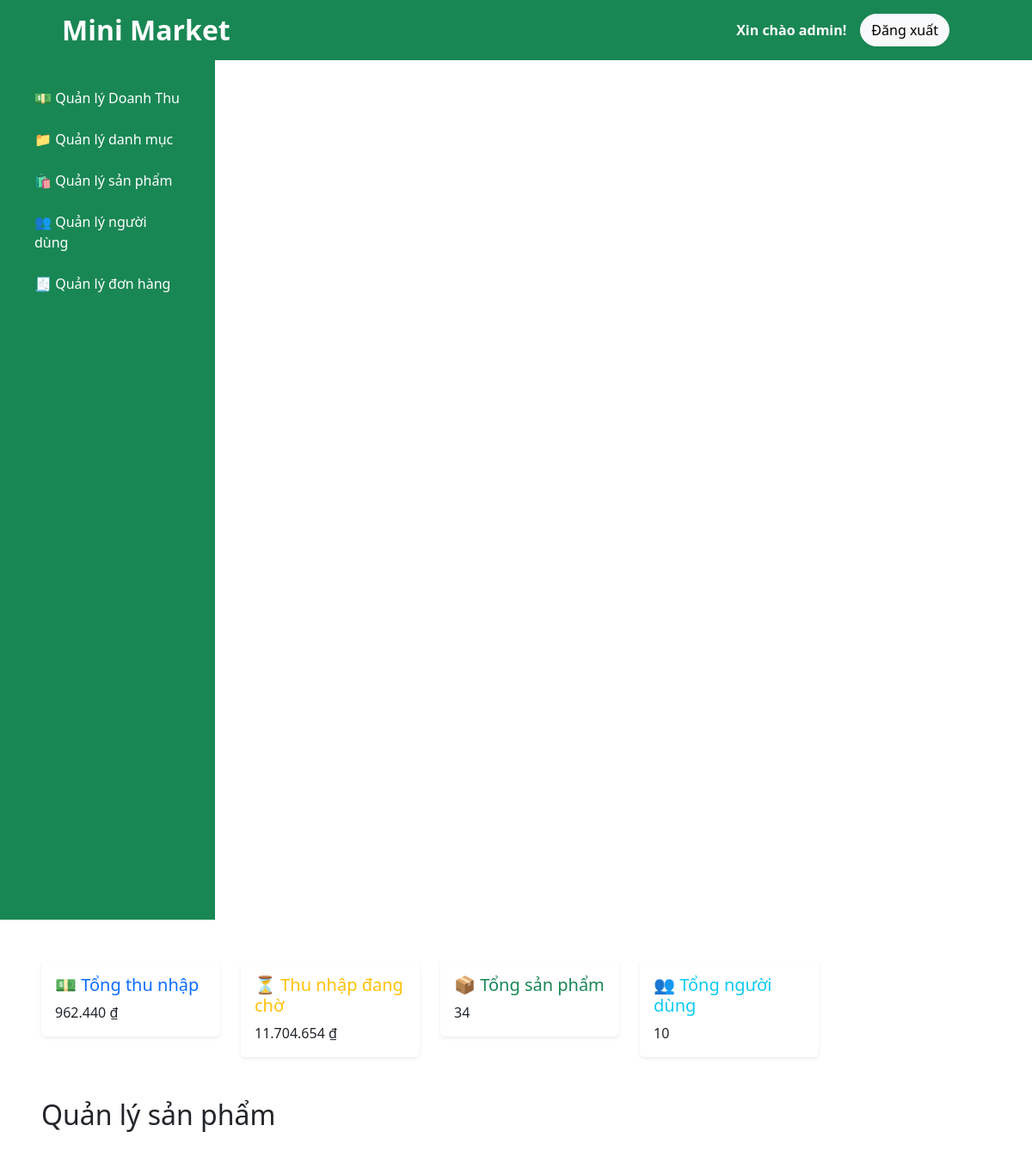
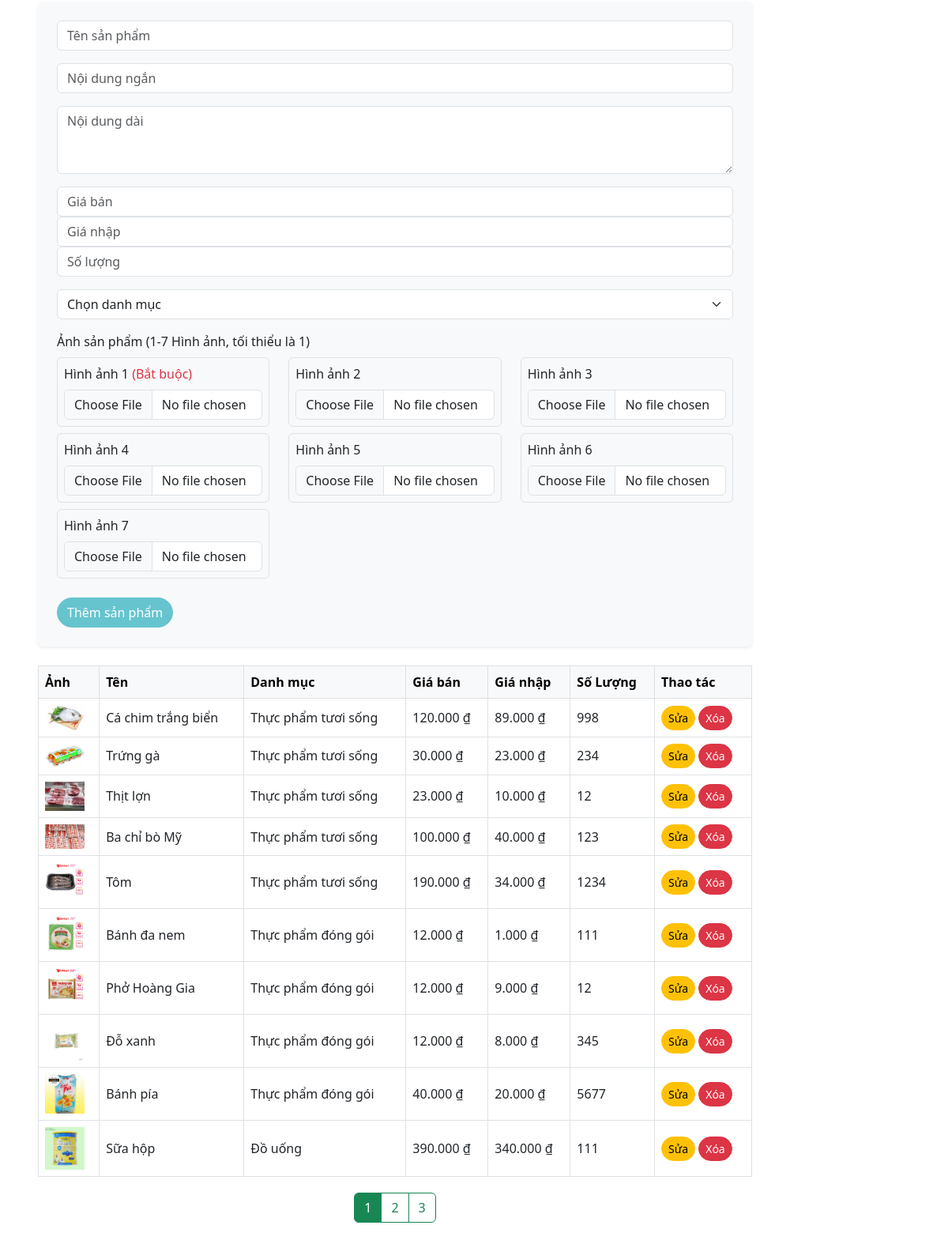
/pages/admin.php?section=products (signed in), run on the app's committed database (2 pictures, top to bottom).
### tables this page shows
CREATE TABLE `product` (
  `id_product` int(11) NOT NULL,
  `name` varchar(100) NOT NULL,
  `shortdesc` varchar(100) DEFAULT NULL,
  `longdesc` text DEFAULT NULL,
  `price` int(11) NOT NULL,
  `quantity` int(11) DEFAULT 0,
  `category_id` int(11) DEFAULT NULL,
  `image` varchar(100) DEFAULT 'assets/uploads/default.jpg',
  `created_at` timestamp NOT NULL DEFAULT current_timestamp(),
  `deleted_at` datetime DEFAULT NULL,
  `is_active` tinyint(4) DEFAULT 1,
  `Inprice` int(11) DEFAULT NULL
);

CREATE TABLE `product_images` (
  `id_product_image` int(11) NOT NULL,
  `product_id` int(11) NOT NULL,
  `image_path` varchar(100) NOT NULL,
  `is_primary` tinyint(1) DEFAULT 0,
  `created_at` timestamp NOT NULL DEFAULT current_timestamp()
);

CREATE TABLE `category` (
  `id_category` int(11) NOT NULL,
  `name` varchar(50) NOT NULL,
  `is_active` tinyint(1) DEFAULT 1,
  `image` varchar(255) DEFAULT NULL
);

### controllers/paginationAdmin.php (called while the page is built, shortened)
<?php
function fetchPaginatedProducts($pdo, $page = 1, $items_per_page = 10)
{
    $offset = ($page - 1) * $items_per_page;
    $sql_total_products = "SELECT COUNT(*) AS total
                           FROM product
                           WHERE is_active = 1";
    $stmt_total = $pdo->prepare($sql_total_products);
    $stmt_total->execute();
    $total_products = $stmt_total->fetch(PDO::FETCH_ASSOC)['total'];
    $sql_fetch_products = "SELECT p.*,
                            pi.image_path AS primary_image,
                            c.name AS category_name
                          FROM product p
                          LEFT JOIN product_images pi ON p.id_product = pi.product_id AND pi.is_primary = 1
                          LEFT JOIN category c ON p.category_id = c.id_category
                          WHERE p.is_active = 1
                          LIMIT :items_per_page OFFSET :offset";
    $stmt_products = $pdo->prepare($sql_fetch_products);
    $stmt_products->bindValue(':items_per_page', $items_per_page, PDO::PARAM_INT);
    $stmt_products->bindValue(':offset', $offset, PDO::PARAM_INT);
    $stmt_products->execute();
    $products = $stmt_products->fetchAll(PDO::FETCH_ASSOC);
    $total_pages = ceil($total_products / $items_per_page);
    return [
        'products' => $products,
        'total_pages' => $total_pages,
        'current_page' => $page,
        'total_products' => $total_products
    ];
}
?>

### pages/admin_products.php (the view, shortened to what this page needs)
<?php
require_once '../controllers/paginationAdmin.php';
$current_page = isset($_GET['page']) ? intval($_GET['page']) : 1;
$items_per_page = 10;
$pagination_result = fetchPaginatedProducts($pdo, $current_page, $items_per_page);
$products = $pagination_result['products'];
$total_pages = $pagination_result['total_pages'];
?>
<h2 class="mb-4">Quản lý sản phẩm</h2>
<form method="post" action="" enctype="multipart/form-data" class="mb-4 bg-light p-4 shadow-sm rounded">
    <div class="mb-3">
        <input type="text" name="name" class="form-control" placeholder="Tên sản phẩm" required>
    </div>
    <div class="mb-3">
        <input type="text" name="shortdesc" class="form-control" placeholder="Nội dung ngắn" required>
    </div>
    <div class="mb-3">
        <textarea name="longdesc" class="form-control" placeholder="Nội dung dài" rows="3" required></textarea>
    </div>
    <div class="mb-3">
        <input type="number" name="price" class="form-control" placeholder="Giá bán" required>
        <input type="number" name="Inprice" class="form-control" placeholder="Giá nhập" required>
        <input type="number" name="quantity" class="form-control" placeholder="Số lượng" required>
    </div>
    <div class="mb-3">
        <select name="category_id" class="form-select" required>
            <option value="">Chọn danh mục</option>
        </select>
    </div>
    <div class="mb-3">
        <label class="form-label">Ảnh sản phẩm (1-7 Hình ảnh, tối thiểu là 1)</label>
        <div class="row">
            <?php for ($i = 1; $i <= 7; $i++): ?>
                <div class="col-md-4 mb-2">
                    <div class="border p-2 rounded">
                        <label for="image<?= $i ?>" class="form-label">
                            Hình ảnh <?= $i ?>
                            <?= ($i === 1) ? '<span class="text-danger">(Bắt buộc)</span>' : '' ?>
                        </label>
                        <input type="file" name="images[]" id="image<?= $i ?>" class="form-control"
                            accept="image/jpeg, image/png, image/jpg" <?= ($i === 1) ? 'required' : '' ?>>
                    </div>
                </div>
            <?php endfor; ?>
        </div>
    </div>
    <button type="submit" name="add_product" class="btn btn-custom">Thêm sản phẩm</button>
</form>
<?php if (count($products) > 0): ?>
    <table class="table table-hover table-bordered mt-3">
        <thead class="table-light">
            <tr>
                <th>Ảnh</th>
                <th>Tên</th>
                <th>Danh mục</th>
                <th>Giá bán</th>
                <th>Giá nhập</th>
                <th>Số Lượng</th>
                <th>Thao tác</th>
            </tr>
        </thead>
        <tbody>
            <?php foreach ($products as $product): ?>
                <tr>
                    <td>
                        <?php if ($product['primary_image']): ?>
                            <img src="<?php echo BASE_URL . $product['primary_image']; ?>"
                                alt="<?= htmlspecialchars($product['name']); ?>" style="width: 50px; height: auto;">
                        <?php else: ?>
                            <img src="<?php echo BASE_URL; ?>assets/uploads/default.jpg" alt="No Image"
                                style="width: 50px; height: auto;">
                        <?php endif; ?>
                    </td>
                    <td><?= htmlspecialchars($product['name']); ?></td>
                    <td><?= htmlspecialchars($product['category_name']) ?? 'No Category'; ?></td>
                    <td><?= number_format($product['price'], 0, ',', '.') . ' ₫'; ?></td>
                    <td><?= number_format($product['Inprice'], 0, ',', '.') . ' ₫'; ?></td>
                    <td
                        class="<?= $product['quantity'] == 0 ? 'out-of-stock' : ($product['quantity'] < 10 ? 'low-stock' : ''); ?>">
                        <?= htmlspecialchars($product['quantity']); ?>
                    </td>
                    <td>
                        <a href="edit_product.php?id=<?= $product['id_product']; ?>" class="btn btn-warning btn-sm"
                            onclick="return confirm('Bạn có chắc chắn muốn sửa sản phẩm này không?');">Sửa</a>
                        <form method="post" style="display:inline;"
                            onsubmit="return confirm('Bạn có chắc chắn muốn xóa sản phẩm này không?');">
                            <button type="submit" name="delete_product" class="btn btn-danger btn-sm">Xóa</button>
                        </form>
                    </td>
                </tr>
            <?php endforeach; ?>
        </tbody>
    </table>
<?php else: ?>
    <p>Không có sản phẩm nào.</p>
<?php endif; ?>
<?php if ($total_pages > 1): ?>
<nav aria-label="Category pagination" class="mt-3">
    <ul class="pagination justify-content-center">
        <?php for ($i = 1; $i <= $total_pages; $i++): ?>
            <li class="page-item <?= ($i == $current_page) ? 'active' : ''; ?>">
                <a class="page-link" href="?section=products&page=<?= $i; ?>"><?= $i; ?></a>
            </li>
        <?php endfor; ?>
    </ul>
</nav>
<?php endif; ?>

### assets/css/index.css (style rules this page uses)
a { text-decoration: none; }
.btn { border-radius: 25px; }

### pages/admin_products.php (style rules this page uses)
.btn-custom { background-color: rgb(102, 196, 206); border-color: rgb(102, 196, 206); color: white; }
.table td, .table th { vertical-align: middle; }
.form-control, .form-select { min-width: 100%; }
.shadow-sm { box-shadow: 0 0.125rem 0.25rem rgba(0, 0, 0, 0.075); }
.pagination { justify-content: center; margin-top: 20px; }
.page-item.active .page-link { background-color: rgb(25,135,84); border-color: rgb(25,135,84); color: white; }
.page-item .page-link { color: rgb(25,135,84); border: 1px solid rgb(25,135,84); }

### data on the page
product: product_images.image_path (picture), name "Cá chim trắng biển", category.name "Thực phẩm tươi sống", price "120.000", Inprice "89.000", quantity "998"
product: product_images.image_path (picture), name "Trứng gà", category.name "Thực phẩm tươi sống", price "30.000", Inprice "23.000", quantity "234"
product: product_images.image_path (picture), name "Thịt lợn", category.name "Thực phẩm tươi sống", price "23.000", Inprice "10.000", quantity "12"
product: product_images.image_path (picture), name "Ba chỉ bò Mỹ", category.name "Thực phẩm tươi sống", price "100.000", Inprice "40.000", quantity "123"
product: product_images.image_path (picture), name "Tôm", category.name "Thực phẩm tươi sống", price "190.000", Inprice "34.000", quantity "1234"
product: product_images.image_path (picture), name "Bánh đa nem", category.name "Thực phẩm đóng gói", price "12.000", Inprice "1.000", quantity "111"
product: product_images.image_path (picture), name "Phở Hoàng Gia", category.name "Thực phẩm đóng gói", price "12.000", Inprice "9.000", quantity "12"
product: product_images.image_path (picture), name "Đỗ xanh", category.name "Thực phẩm đóng gói", price "12.000", Inprice "8.000", quantity "345"
product: product_images.image_path (picture), name "Bánh pía", category.name "Thực phẩm đóng gói", price "40.000", Inprice "20.000", quantity "5677"
product: product_images.image_path (picture), name "Sữa hộp", category.name "Đồ uống", price "390.000", Inprice "340.000", quantity "111"

### other printed values
$_SESSION['username'] "admin"
$stats['total_profit'] "962.440"
$stats['pending_profit'] "11.704.654"
$stats['total_products'] "34"
$stats['total_users'] "10"
